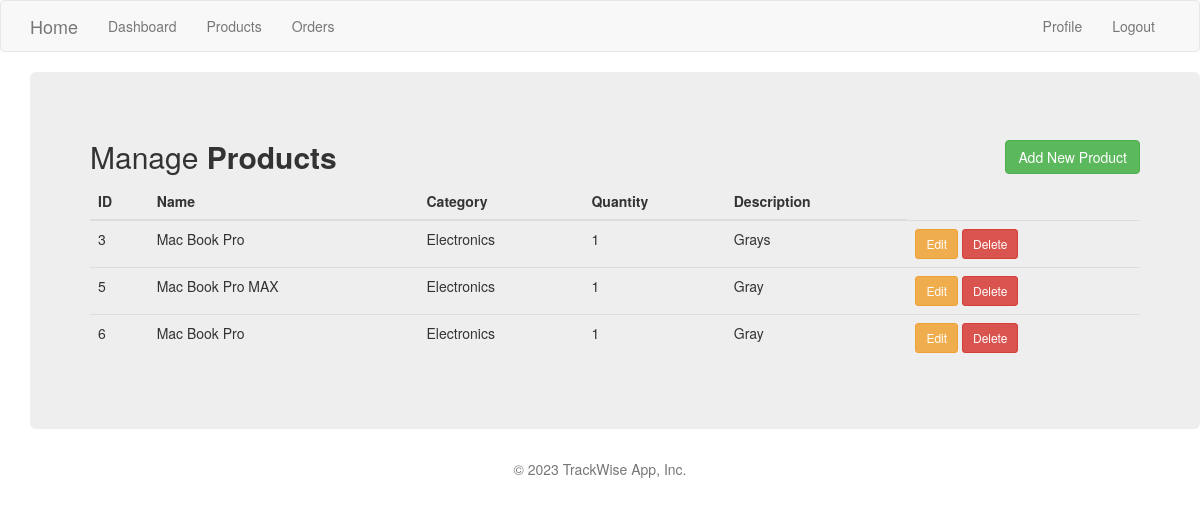
Page /products (signed in) on the earlier database version.
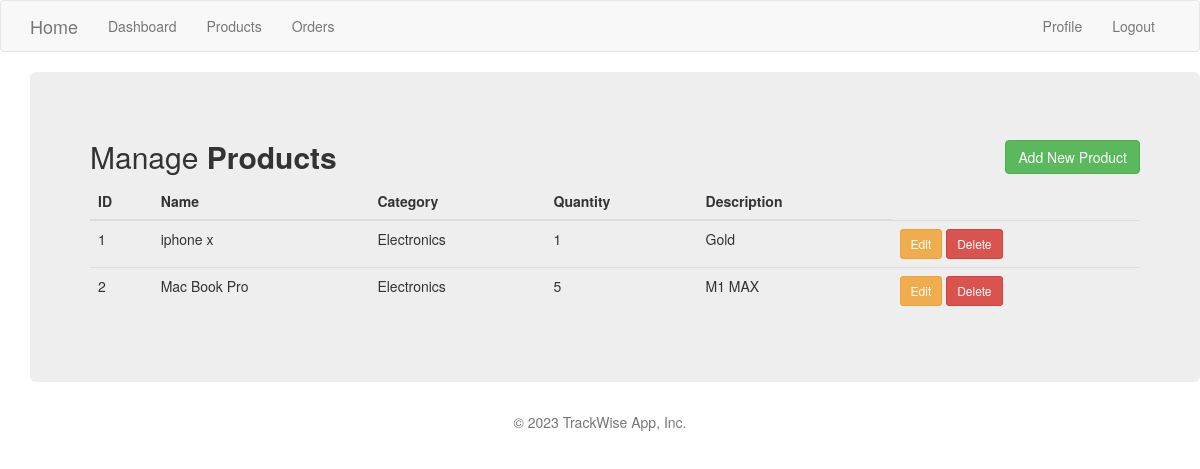
Same page on the later database version.
### app/models.py (models this page shows, shortened)
class Product(db.Model):
    id = db.Column(db.Integer, primary_key=True)
    product_id = db.Column(db.String(20), nullable=True)
    name = db.Column(db.String(100), nullable=True)
    category = db.Column(db.String(20), nullable=True)
    quantity = db.Column(db.Integer, nullable=True)
    description = db.Column(db.String(200), nullable=True)
    date_created = db.Column(db.DateTime, nullable=True, default=datetime.utcnow())

### app/main/routes.py (the view, shortened to what this page needs)
@bp.route('/products', methods=['GET', 'POST'])
@login_required
def products():
    products = Product.query.all()
    form = ProductForm()
    context = {
        "products": products,
        "form": form,
        "category": CATEGORY
    }
    return render_template('products.html',title="Products", context=context )

### app/models.py (called while the page is built)
@login.user_loader
def load_user(id):
    return User.query.get(int(id))

### app/templates/products.html (shortened to what this page needs)
{% extends 'base.html' %}
{% block app_content %}
<div class="container">
    <div class="row">
        <div class="col md-12">
            <div class="jumbotron b-4">
                <h2>Manage <b>Products</b><button type="button" class="btn btn-success" style="float: right"
                    data-toggle="modal" data-target="#mymodal">Add New Product</button></h2>
                <table class="table table-hover table-dark ">
                        <thead>
                        <tr>
                            <th>ID</th>
                            <th>Name</th>
                            <th>Category</th>
                            <th>Quantity</th>
                            <th>Description</th>
                        </tr>
                        </thead>
                        <tbody>
                            {% for product in context.products %}
                        <tr>
                            <td>{{ product.id }}</td>
                            <td>{{ product.name }}</td>
                            <td>{{ product.category }}</td>
                            <td>{{ product.quantity }}</td>
                            <td>{{ product.description }}</td>
                            <td>
                                <a href="/update/{{product.id}}" class="btn btn-warning btn-sm" data-toggle="modal" data-target="#modaledit{{product.id}}">Edit</a>
                                <a href="/delete/{{product.id}}" class="btn btn-danger btn-sm" onclick="return confirm('Are you sure you want to delete')" >Delete</a>
                        </tr>
                         {% endfor %}
                    </table>
                </div>
        </div>
    </div>
</div>
{% endblock%}

### app/templates/base.html (shortened to what this page needs)
{% extends 'bootstrap/base.html' %}
{% block head %}
<link rel="stylesheet" href="{{ url_for('static', filename='css/styles.css') }}">
{{ super() }}
{% endblock%}
{% block navbar %}
    {% if current_user.is_authenticated %}
    <nav class="navbar navbar-default">
        <div class="container">
            <div class="navbar-header">
                <a class="navbar-brand" href="{{ url_for('main.index') }}">Home</a>
            </div>
            <div class="collapse navbar-collapse" id="bs-example-navbar-collapse-1">
                <ul class="nav navbar-nav">
                    <li><a href="{{ url_for('main.dash') }}">Dashboard</a></li>
                    <li><a href="{{ url_for('main.products') }}">Products</a></li>
                    <li><a href="{{ url_for('main.orders', username=current_user.username) }}">Orders</a></li>
                </ul>
                <ul class="nav navbar-nav navbar-right">
                    {% if current_user.is_anonymous %}
                    <li><a href="{{ url_for('main.login') }}">Login</a></li>
                    <li><a href="{{ url_for('main.register') }}">Sign Up</a></li>
                    {% else %}
                    <li><a href="{{ url_for('main.user', username=current_user.username) }}">Profile</a></li>
                    <li><a href="{{ url_for('main.logout') }}">Logout</a></li>
                    {% endif %}
                </ul>
            </div>
        </div>
    </nav>
{% endif %}
{% endblock %}
{% block content %}
    <div class="container">
        {% block app_content %}{% endblock %}
    </div>
    <div class="bg-light">
      <footer class="py-3 my-4">
        <p class="text-center text-muted">&copy; 2023 TrackWise App, Inc.</p>
      </footer>
  </div>
{% endblock %}

### app/static/css/styles.css (style rules this page uses)
:root { scroll-behavior: smooth; }
body { font-family: "Open Sans", sans-serif; color: #444444; }
a { color: #4154f1; text-decoration: none; }
h1, h2, h3, h4, h5, h6 { font-family: "Nunito", sans-serif; }

Differences in the rows shown:
removed Product: id "3", name "Mac Book Pro", category "Electronics", quantity "1", description "Grays"
removed Product: id "5", name "Mac Book Pro MAX", category "Electronics", quantity "1", description "Gray"
removed Product: id "6", name "Mac Book Pro", category "Electronics", quantity "1", description "Gray"
added Product: id "1", name "iphone x", category "Electronics", quantity "1", description "Gold"
added Product: id "2", name "Mac Book Pro", category "Electronics", quantity "5", description "M1 MAX"
